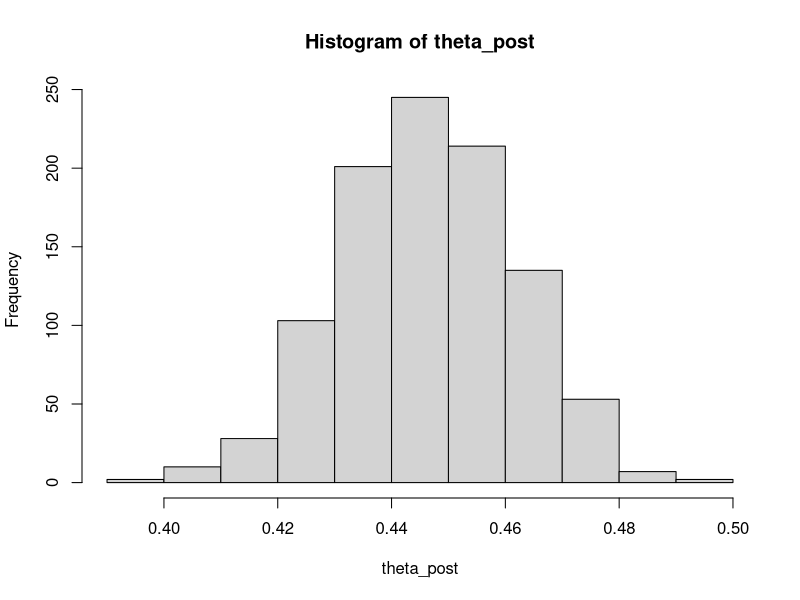
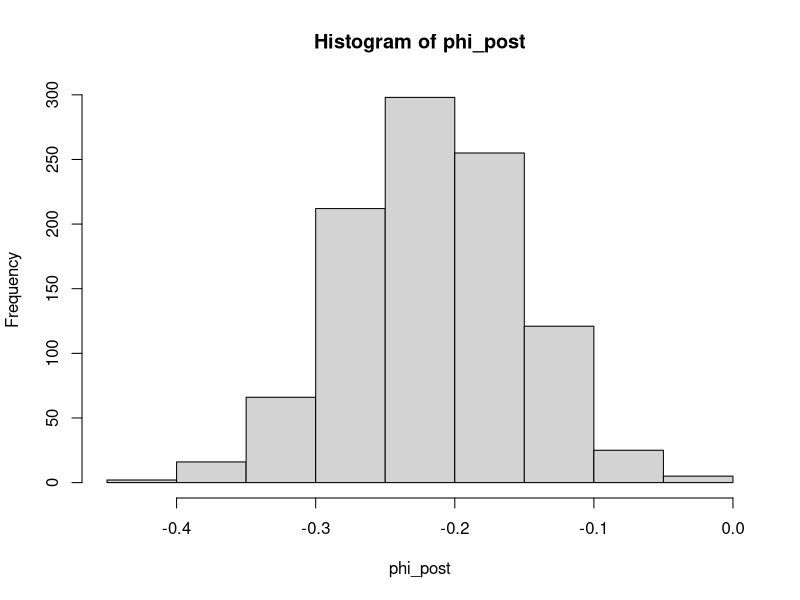

Source code (R) for these figures, in order:
## ---- chunk 1
a_post <- 438
b_post <- 544
## ---- chunk 2
media_post <- a_post/(a_post+b_post)
sd_post <- sqrt(media_post*(1-media_post)/983)
## ---- chunk 3
pbeta(0.477,shape1 = a_post,shape2 = b_post)-
  pbeta(0.415,shape1 = a_post,shape2 = b_post)
## ---- chunk 4
cuantil0975_norm <- media_post+qnorm(0.975)*sd_post
cuantil025_norm <- media_post-qnorm(0.975)*sd_post
c(cuantil025_norm,cuantil0975_norm)
## ---- chunk 5
theta_post <- rbeta(1000,shape1 = a_post,b_post)
hist(theta_post)
## ---- chunk 6
quantile(theta_post,probs = c(0.025,0.975))
## ---- chunk 7
median(theta_post)
## ---- chunk 8
phi_post <- log(theta_post/(1-theta_post))
hist(phi_post)
phi_mean <- mean(phi_post)
phi_sd <- sd(phi_post)
## ---- chunk 9
logistico <- function(u){
  exp(u)/(1+exp(u))
}

logistico(phi_mean+qnorm(0.975)*phi_sd)
logistico(phi_mean-qnorm(0.975)*phi_sd)
## ---- chunk 10
razon_post <- theta_post/(1-theta_post)
quantile(razon_post,probs = c(0.025,0.975))
## ---- chunk 11
pbeta(0.485,shape1 = a_post,shape2 = b_post)
## ---- chunk 12
1/pbeta(0.485,shape1 = a_post,shape2 = b_post,lower.tail = F)
